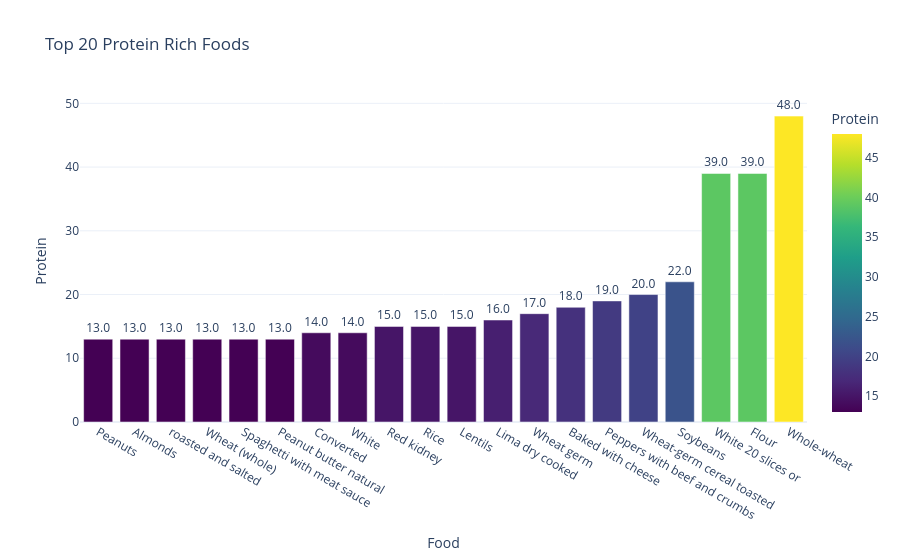

Write notebook code for a chart like this one.
### Markdown cell above
## Now, we can explore individual metrics

### Code cell
# Let's answer this:
# Which food item has the highest protein content among vegetables and grains?

# Select food categories related to vegetables, grains, and nuts
alls = ['Vegetables A-E',
        'Vegetables F-P',
        'Vegetables R-Z',
        'Breads cereals fastfoodgrains',
        'Seeds and Nuts']

# Filter selected categories and sort protein content from low to high
prot = nutrients[nutrients['Category'].isin(alls)]

protein_rich = prot.sort_values(by='Protein', ascending=True)

# Select the 20 foods with the highest protein content
top_20 = protein_rich.tail(20)

# Create bar chart using Viridis color palette and display protein values
fig = px.bar(
    top_20,
    x='Food',
    y='Protein',
    color='Protein',
    text='Protein',
    title='Top 20 Protein Rich Foods',
    color_continuous_scale='Viridis'
)

# Show values on top of each bar and improve figure appearance
fig.update_traces(texttemplate='%{text:.1f}', textposition='outside')

fig.update_layout(template="plotly_white")

fig.show()

### Figure 1 — Plotly figure (JSON) as saved in the notebook; plotly's stock layout.template omitted (floating-point values rounded to 4 significant figures)
{"data": [{"hovertemplate": "Food=%{x}<br>Protein=%{marker.color}<extra></extra>", "legendgroup": "", "marker": {"color": [13, 13, 13, 13, 13, 13, 14, 14, 15, 15, 15, 16, 17, 18, 19, 20, 22, 39, 39, 48], "coloraxis": "coloraxis", "pattern": {"shape": ""}}, "name": "", "orientation": "v", "showlegend": false, "text": [13.0, 13.0, 13.0, 13.0, 13.0, 13.0, 14.0, 14.0, 15.0, 15.0, 15.0, 16.0, 17.0, 18.0, 19.0, 20.0, 22.0, 39.0, 39.0, 48.0], "textposition": "outside", "texttemplate": "%{text:.1f}", "type": "bar", "x": ["Peanuts", "Almonds", "roasted and salted", "Wheat (whole)", "Spaghetti with meat sauce", "Peanut butter natural", "Converted", "White", "Red kidney", "Rice", "Lentils", "Lima dry cooked", "Wheat germ", "Baked with cheese", "Peppers with beef and crumbs", "Wheat-germ cereal toasted", "Soybeans", "White 20 slices or", "Flour", "Whole-wheat"], "xaxis": "x", "y": [13, 13, 13, 13, 13, 13, 14, 14, 15, 15, 15, 16, 17, 18, 19, 20, 22, 39, 39, 48], "yaxis": "y"}], "layout": {"barmode": "relative", "coloraxis": {"autocolorscale": false, "colorbar": {"title": {"text": "Protein"}}, "colorscale": [[0, "#440154"], [0.1111, "#482878"], [0.2222, "#3e4989"], [0.3333, "#31688e"], [0.4444, "#26828e"], [0.5556, "#1f9e89"], [0.6667, "#35b779"], [0.7778, "#6ece58"], [0.8889, "#b5de2b"], [1, "#fde725"]]}, "legend": {"tracegroupgap": 0}, "title": {"text": "Top 20 Protein Rich Foods"}, "xaxis": {"anchor": "y", "domain": [0, 1], "title": {"text": "Food"}}, "yaxis": {"anchor": "x", "domain": [0, 1], "title": {"text": "Protein"}}}}
